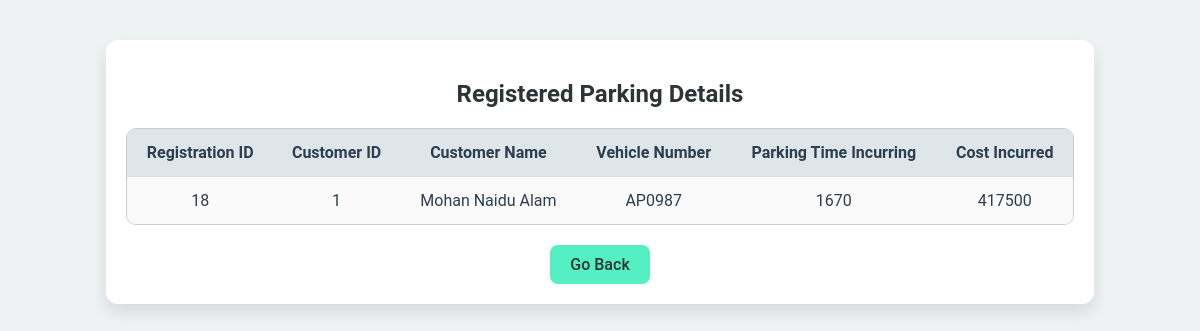
The app's page /show/6/1 (signed in) with its own data.
### model/models.py (models this page shows)
class Registeredspot(db.Model):
    __tablename__ = 'registeredspot'
    registration_id = db.Column(db.Integer,autoincrement=True,primary_key=True)
    registered_spot_id = db.Column(db.Integer,db.ForeignKey('parkingspot.spot_id'),nullable=False)
    registered_user_id = db.Column(db.Integer,db.ForeignKey('user.user_id'),nullable=False)
    parking_timestamp = db.Column(db.DateTime, default=lambda: datetime.now())
    leaving_timestamp = db.Column(db.DateTime, nullable=True)
    vehicle_no  = db.Column(db.String(12),nullable=False)
    cost_per_hour = db.Column(db.Integer,nullable=False)

class User(db.Model):
    __tablename__ = "user"
    user_id = db.Column(db.Integer,autoincrement=True,primary_key = True)
    user_name = db.Column(db.String(45),nullable=False)
    email = db.Column(db.String(45),nullable=False)
    password = db.Column(db.String(45),nullable=False)
    address = db.Column(db.String(50),nullable=False)
    pincode = db.Column(db.Integer,nullable=False)

### controllers/admin_func.py (the view)
@app.route('/show/<int:spot_id>/<int:lot_id>')
def show(spot_id,lot_id):
    if(request.method=='GET'):
        if('admin_name' in session and 'a_email' in session and 'a_pass' in session):
            parkinglot = Parkinglot.query.filter_by(lot_id=lot_id).first()
            registered_spot = db.session.query(Registeredspot).filter(Registeredspot.registered_spot_id==spot_id,Registeredspot.leaving_timestamp==None).first()
            user = User.query.filter_by(user_id=registered_spot.registered_user_id).first()
            print(registered_spot)
            parking_time = None
            total_hours = 0
            total_price = 0
            flag = False
            if(registered_spot):
                parking_time = datetime.now() - registered_spot.parking_timestamp
                total_sec = parking_time.total_seconds()
                print(total_sec)
                total_hours = int(total_sec/3600)
                print(total_hours)
                if(total_hours <= 1):
                    total_price=parkinglot.price
                else:
                    total_price=parkinglot.price*total_hours
            return render_template('registered_details.html',registered_spot=registered_spot,hours = total_hours , price=total_price,lot_id=lot_id,user=user)
        else:
            return redirect(url_for('admin_homepage'))

### templates/registered_details.html (shortened to what this page needs)
{% extends 'base.html' %}
{% block content %}
<div class="container">
    <h2>Registered Parking Details</h2>
    <table>
        <thead>
            <tr>
                <th>Registration ID</th>
                <th>Customer ID</th>
                <th>Customer Name</th>
                <th>Vehicle Number</th>
                <th>Parking Time Incurring</th>
                <th>Cost Incurred</th>
            </tr>
        </thead>
        <tbody>
            <tr>
                <td>{{ registered_spot.registration_id }}</td>
                <td>{{ registered_spot.registered_user_id }}</td>
                <td>{{ user.user_name }}</td>
                <td>{{ registered_spot.vehicle_no }}</td>
                <td>{{ hours }}</td>
                <td>{{ price }}</td>
            </tr>
        </tbody>
    </table>
    <center><a href="{{ url_for('expansion', lot_id=lot_id) }}">Go Back</a></center>
</div>
{% endblock %}

### templates/registered_details.html (style rules this page uses)
body { background-color: #eef2f3; font-family: 'Roboto', sans-serif; }
.container { width: 80%; margin: 40px auto; background: #ffffff; border-radius: 12px; padding: 20px; box-shadow: 0 8px 16px rgba(0, 0, 0, 0.1); }
h2 { text-align: center; color: #2d3436; margin-bottom: 20px; }
table { width: 100%; border-collapse: separate; border-spacing: 0; border: 1px solid #ccc; border-radius: 10px; overflow: hidden; }
table th, table td { padding: 14px 16px; text-align: center; background-color: #fafafa; border-bottom: 1px solid #ddd; color: #2c3e50; }
table th { background-color: #dfe6e9; font-weight: bold; }
table tr:last-child td { border-bottom: none; }
a { display: inline-block; margin-top: 20px; text-decoration: none; background-color: #55efc4; color: #2d3436; padding: 10px 20px; border-radius: 8px; font-weight: 500; transition: background-color 0.3s ease; }

### records on screen
Registeredspot: registration_id "18", registered_user_id "1", vehicle_no "AP0987"
User: user_name "Mohan Naidu Alam"

### other values on screen
{{ hours }} "1670"
{{ price }} "417500"
